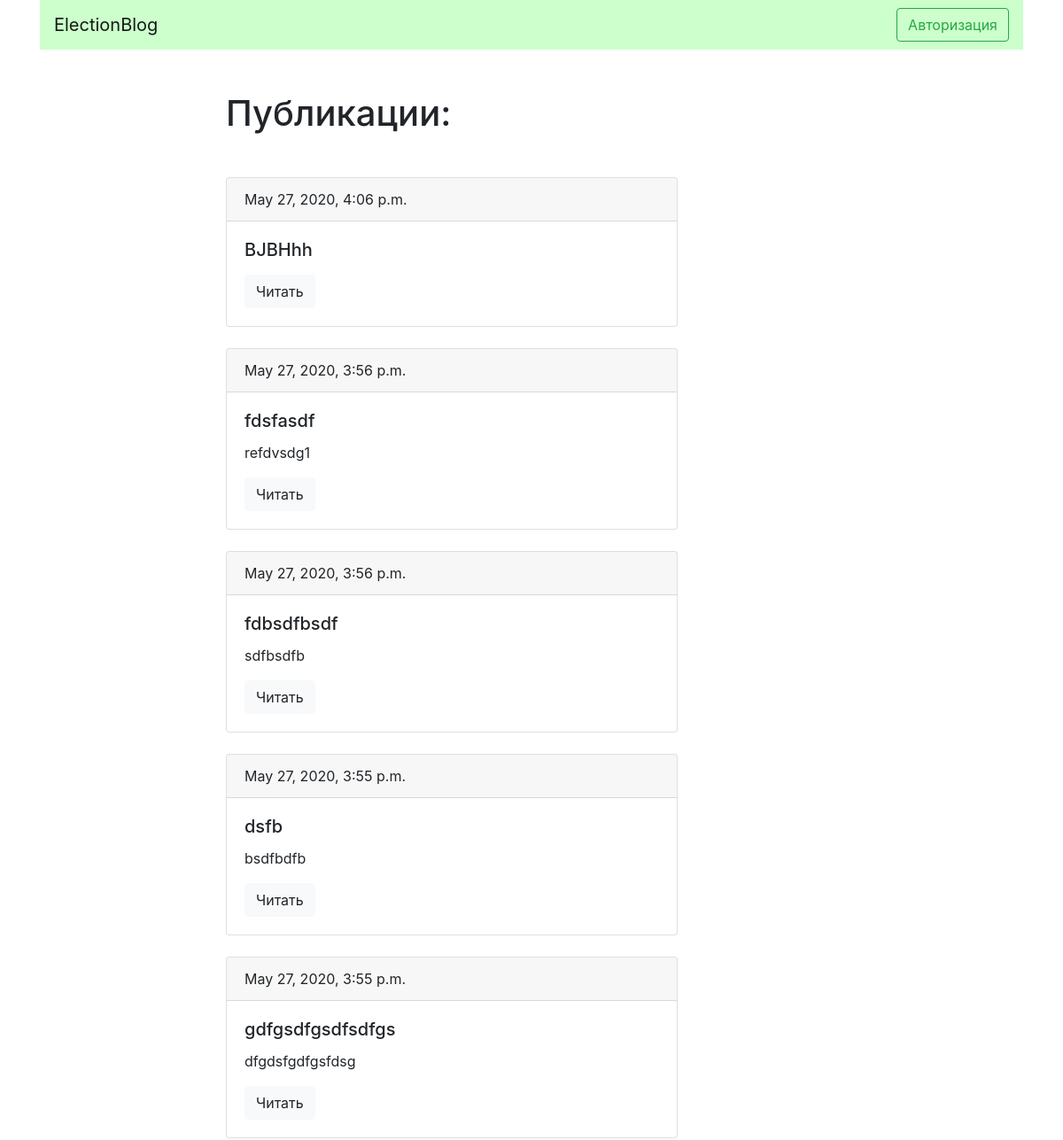
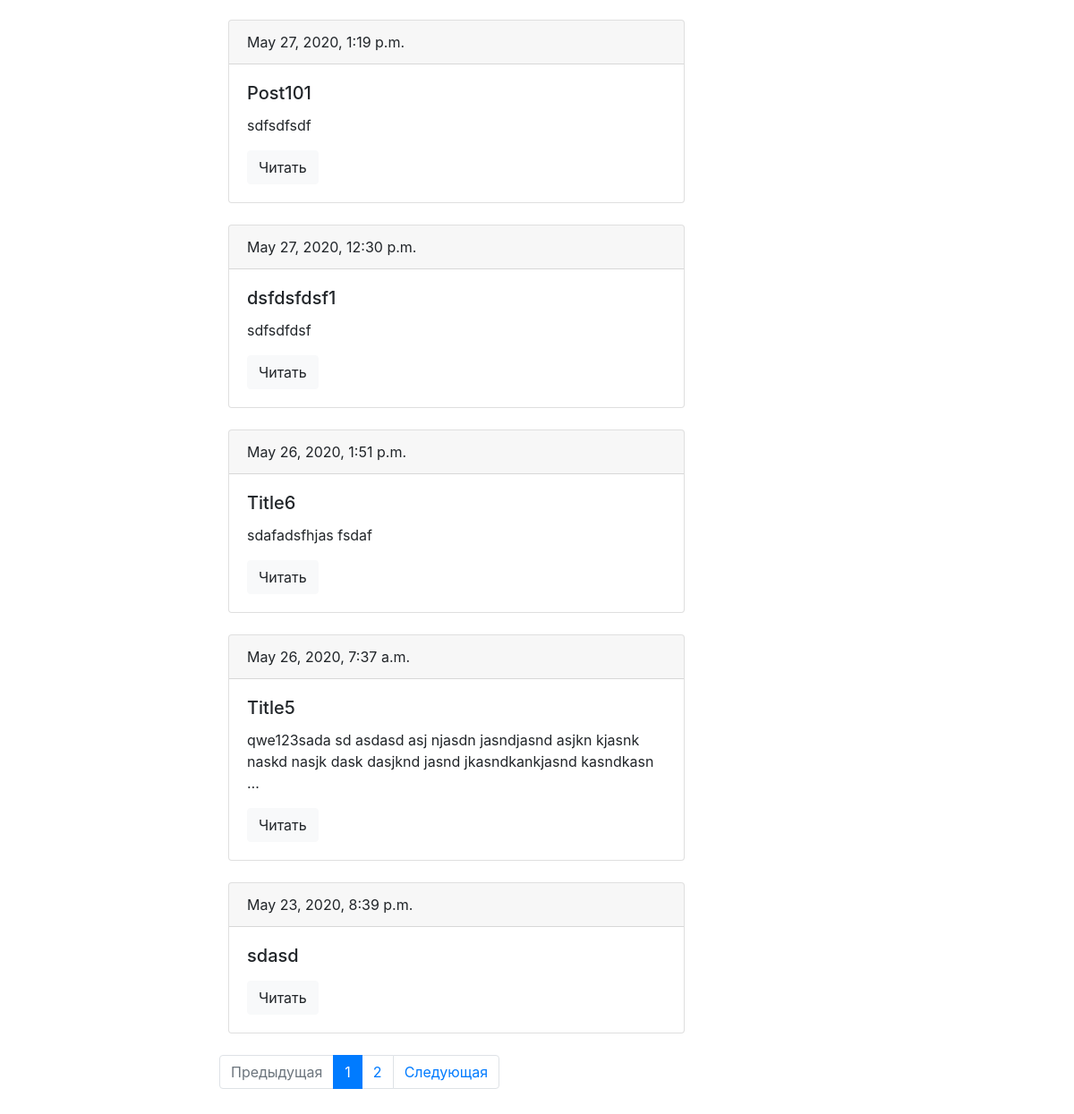
The page / on the database its author committed (2 pictures, top to bottom).
### blog/models.py (models this page shows, shortened)
class Post(models.Model):
    title = models.CharField(max_length=150, db_index=True)
    slug = models.SlugField(max_length=150, unique=True)
    body = models.TextField(blank=True, db_index=True)
    date_pub = models.DateTimeField(auto_now_add=True)
    def get_absolute_url(self):
        return reverse('post_detail_url', kwargs={'id': self.id})
    class Meta:
        ordering = ['-date_pub']

### blog/views.py (the view)
# urls.py: path('', posts_list, name='posts_list_url'),
def posts_list(request):
    posts = Post.objects.all()
    paginator = Paginator(posts, 10)
    page_number = request.GET.get('page', 1)
    page = paginator.get_page(page_number)
    is_paginated = page.has_other_pages()
    if page.has_previous():
        prev_url = '?page={}'.format(page.previous_page_number())
    else:
        prev_url = ''
    if page.has_next():
        next_url = '?page={}'.format(page.next_page_number())
    else:
        next_url = ''
    context = {
        'page_object': page,
        'is_paginated': is_paginated,
        'next_url': next_url,
        'prev_url': prev_url,
    }
    return render(request, 'blog/index.html', context=context)

### blog/templates/blog/index.html (shortened to what this page needs)
{% extends 'blog/base_blog.html' %}
{% block content %}
    <div class="offset-2 col-6">
    <h1 class="mb-5">Публикации:</h1>
    {% for post in page_object.object_list %}
        <div class="card mb-4">
            <div class="card-header">
                {{ post.date_pub }}
            </div>
            <div class="card-body">
                <h5 class="card-title">{{ post.title }}</h5>
                <p class="card-text">{{ post.body|truncatewords:15 }}</p>
                <a href="{{ post.get_absolute_url }}" class="btn btn-light">Читать</a>
            </div>
        </div>
    {% endfor %}
    </div>
{% endblock %}

### rows shown on the page
Post: date_pub "May 27, 2020, 4:06 p.m.", title "BJBHhh"
Post: date_pub "May 27, 2020, 3:56 p.m.", title "fdsfasdf", body "refdvsdg1"
Post: date_pub "May 27, 2020, 3:56 p.m.", title "fdbsdfbsdf", body "sdfbsdfb"
Post: date_pub "May 27, 2020, 3:55 p.m.", title "dsfb", body "bsdfbdfb"
Post: date_pub "May 27, 2020, 3:55 p.m.", title "gdfgsdfgsdfsdfgs", body "dfgdsfgdfgsfdsg"
Post: date_pub "May 27, 2020, 1:19 p.m.", title "Post101", body "sdfsdfsdf"
Post: date_pub "May 27, 2020, 12:30 p.m.", title "dsfdsfdsf1", body "sdfsdfdsf"
Post: date_pub "May 26, 2020, 1:51 p.m.", title "Title6", body "sdafadsfhjas fsdaf"
Post: date_pub "May 26, 2020, 7:37 a.m.", title "Title5", body "qwe123sada sd asdasd asj njasdn jasndjasnd asjkn kjasnk naskd nasjk dask dasjknd jasnd jkasndkankjasnd kasndkasn …"
Post: date_pub "May 23, 2020, 8:39 p.m.", title "sdasd"

### other values the page prints
{{ n }} "1"
{{ n }} "2"
